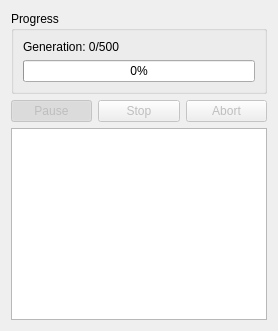
            <widget class="QWidget" name="tab">
             <attribute name="title">
              <string>Results</string>
             </attribute>
             <layout class="QVBoxLayout" name="verticalLayout">
              <item>
               <widget class="QGroupBox" name="groupBox_55">
                <property name="title">
                 <string>Progress</string>
                </property>
                <layout class="QGridLayout" name="gridLayout_45">
                 <item row="1" column="0">
                  <widget class="QProgressBar" name="flexaid_progress">
                   <property name="autoFillBackground">
                    <bool>false</bool>
                   </property>
                   <property name="maximum">
                    <number>500</number>
                   </property>
                   <property name="value">
                    <number>0</number>
                   </property>
                   <property name="textVisible">
                    <bool>true</bool>
                   </property>
                  </widget>
                 </item>
                 <item row="0" column="0">
                  <widget class="QLabel" name="generation_label">
                   <property name="text">
                    <string>Generation: 0/500</string>
                   </property>
                  </widget>
                 </item>
                </layout>
               </widget>
              </item>
              <item>
               <layout class="QHBoxLayout" name="horizontalLayout">
                <item>
                 <widget class="QPushButton" name="flexaid_button_pause">
                  <property name="enabled">
                   <bool>false</bool>
                  </property>
                  <property name="text">
                   <string>Pause</string>
                  </property>
                  <property name="checkable">
                   <bool>true</bool>
                  </property>
                  <property name="checked">
                   <bool>true</bool>
                  </property>
                 </widget>
                </item>
                <item>
                 <widget class="QPushButton" name="flexaid_button_stop">
                  <property name="enabled">
                   <bool>false</bool>
                  </property>
                  <property name="text">
                   <string>Stop</string>
                  </property>
                 </widget>
                </item>
                <item>
                 <widget class="QPushButton" name="flexaid_button_abort">
                  <property name="enabled">
                   <bool>false</bool>
                  </property>
                  <property name="text">
                   <string>Abort</string>
                  </property>
                  <property name="checkable">
                   <bool>false</bool>
                  </property>
                  <property name="checked">
                   <bool>false</bool>
                  </property>
                 </widget>
                </item>
               </layout>
              </item>
              <item>
               <widget class="QTableView" name="flexaid_result_table"/>
              </item>
             </layout>
            </widget>
